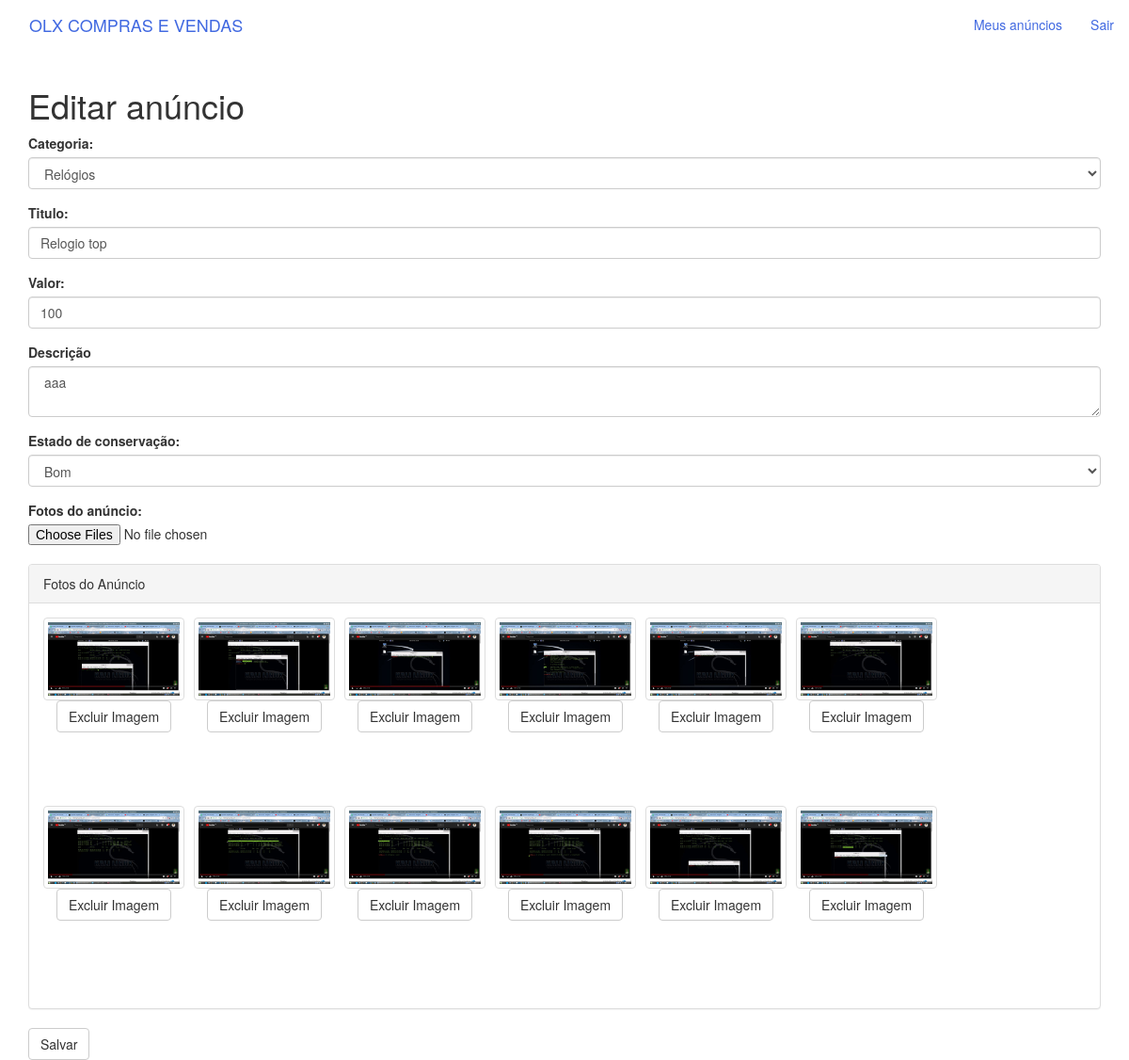
The app's page /editar-anuncio.php?id=1 (signed in) with its own data.
### tables this page shows
CREATE TABLE `anuncios` (
  `id` int(11) NOT NULL,
  `id_usuario` int(11) NOT NULL,
  `id_categoria` int(11) NOT NULL,
  `titulo` varchar(100) NOT NULL,
  `descricao` text NOT NULL,
  `valor` float NOT NULL,
  `estado` int(11) NOT NULL
);

CREATE TABLE `categorias` (
  `id` int(11) NOT NULL,
  `nome` varchar(100) NOT NULL
);

CREATE TABLE `anuncios_imagens` (
  `id` int(11) NOT NULL,
  `id_anuncio` int(11) NOT NULL,
  `url` varchar(100) NOT NULL
);

### classes/categorias.class.php (called while the page is built)
<?php
class Categorias{
    public function getLista(){
        $array = array();
        global $pdo;
        $sql = $pdo->query("SELECT * FROM categorias");
        if($sql->rowCount() > 0){
            $array = $sql->fetchAll();
        }
        return $array;
    }
}

### classes/anuncios.class.php (called while the page is built, shortened)
<?php
class Anuncios{
    public function getAnuncios($id){
        $array = array();
        global $pdo;
        $sql = $pdo->prepare("SELECT * , (select categorias.nome from categorias where categorias.id = anuncios.id_categoria  ) as categoria ,
        (select usuario.telefone from usuario where usuario.id = anuncios.id_usuario  ) as telefone
         FROM anuncios WHERE id=:id");
        $sql->bindValue(":id" , $id);
        $sql->execute();
        if($sql->rowCount() > 0){
            $array = $sql->fetch();
            $array['fotos'] = array();
            $sql = $pdo->prepare("SELECT * FROM anuncios_imagens WHERE id_anuncio = :id_anuncio");
            $sql->bindValue(":id_anuncio" , $id);
            $sql->execute();
            if($sql->rowCount() > 0){
                $array['fotos'] = $sql->fetchAll();
            }
        }
        return $array;
    }
}
?>

### editar-anuncio.php (the view, shortened to what this page needs)
<?php require 'pages/header.php';
    ?>
    <?php
require 'classes/anuncios.class.php';
$a = new Anuncios();
    ?>
    <?php
    if(isset($_GET['id']) && !empty($_GET['id'])){
        $info = $a->getAnuncios($_GET['id']);
    }else{ ?>
        <script type="text/javascript">windows.location.href="meus-anuncios.php";</script>
        <?php
        exit; ?>
    <?php  }
?>
<div class="container">
    <h1>Editar anúncio</h1>
    <form method="POST" enctype="multipart/form-data">
        <div class="form-group">
            <label for="categoria">Categoria:</label>
            <select name="categoria" id="categoria" class="form-control">
                <?php
                require 'classes/categorias.class.php';
                $c = new Categorias();
                $cats = $c->getLista();
                foreach($cats as $cat):
                ?>
                <option value="<?php echo $cat['id'];?>" <?php echo ($info['id_categoria'] == $cat['id'])?'selected="selected"':'';?>><?php echo utf8_encode($cat['nome']);?> </option>
                <?php endforeach; ?>
            </select>
        </div>
        <div class="form-group">
            <label for="titulo">Titulo:</label>
            <input type="text" name="titulo" id="titulo" value="<?php echo $info['titulo'];?>" class="form-control">
        </div>
        <div class="form-group">
            <label for="valor">Valor:</label>
            <input type="text" name="valor" id="valor" value="<?php echo $info['valor'];?>" class="form-control">
        </div>
        <div class="form-group">
            <label for="descricao">Descrição</label>
            <textarea class="form-control" name="descricao" id="descricao"><?php echo $info['descricao'];?> </textarea>
        </div>
        <div class="form-group">
            <label for="estado">Estado de conservação:</label>
            <select name="estado" id="estado" class="form-control">
                <option value="1" <?php echo ($info['estado'] == 1)?'selected="selected"':'';?>>Bom</option>
            </select>
        </div>
        <div class="form-group">
             <label for="add_foto">Fotos do anúncio:</label>
             <input type="file" name="fotos[]" multiple><br>
             <div class="panel panel-default">
                    <div class="panel-heading">Fotos do Anúncio</div>
                    <div class="panel-body">
                    <?php foreach($info['fotos'] as $foto): ?>
                    <div class="foto_item">
                        <img src="assets/images/anuncios/<?php echo $foto['url'];?>" class="img-thumbnail">
                        <a href="excluir-foto.php?id=<?php echo $foto['id']; ?>" class="btn btn-default">Excluir Imagem</a>
                    </div>
                    <?php endforeach; ?>
                    </div>
             </div>
        </div>
        <input type="submit" value="Salvar" class="btn btn-default">
    </form>
</div>
<?php require 'pages/footer.php'; ?>

### assets/css/style.css (style rules this page uses)
.foto_item { width:150px; height:200px; text-align:center; margin-right: 10px; float:left; }
.foto_item img { width: 150px; }
#body { max-width: 1200px; margin: 0 auto; }

### records on screen
anuncios: categoria "Relógios", titulo "Relogio top", valor "100", descricao "aaa", estado "Bom"
anuncios_imagens: url (picture)
anuncios_imagens: url (picture)
anuncios_imagens: url (picture)
anuncios_imagens: url (picture)
anuncios_imagens: url (picture)
anuncios_imagens: url (picture)
anuncios_imagens: url (picture)
anuncios_imagens: url (picture)
anuncios_imagens: url (picture)
anuncios_imagens: url (picture)
anuncios_imagens: url (picture)
anuncios_imagens: url (picture)
